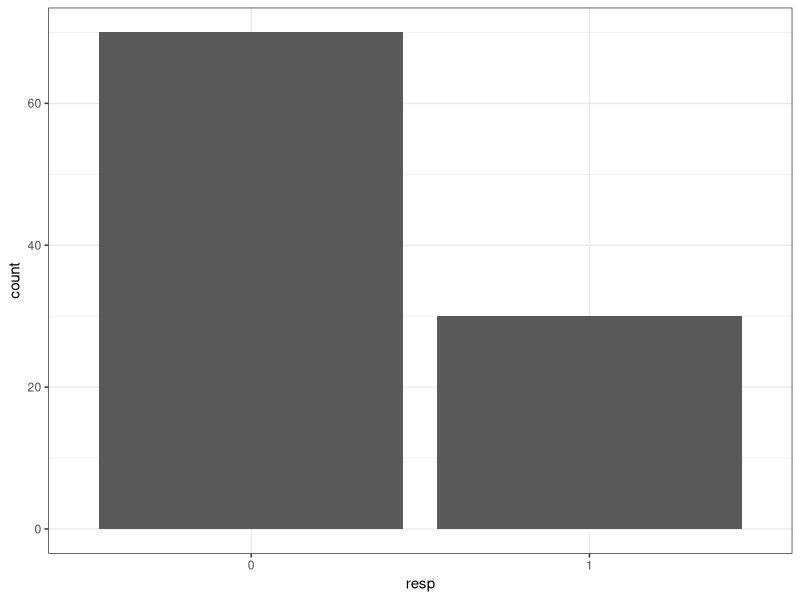
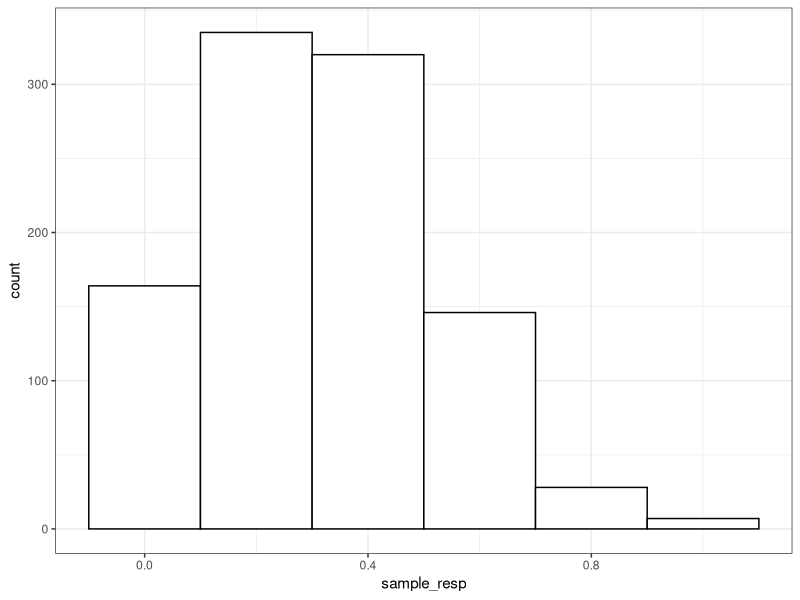
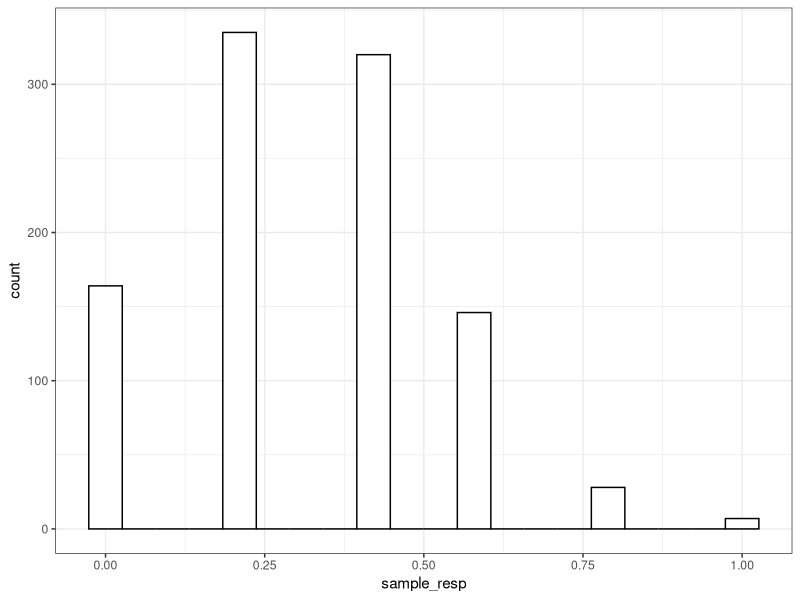
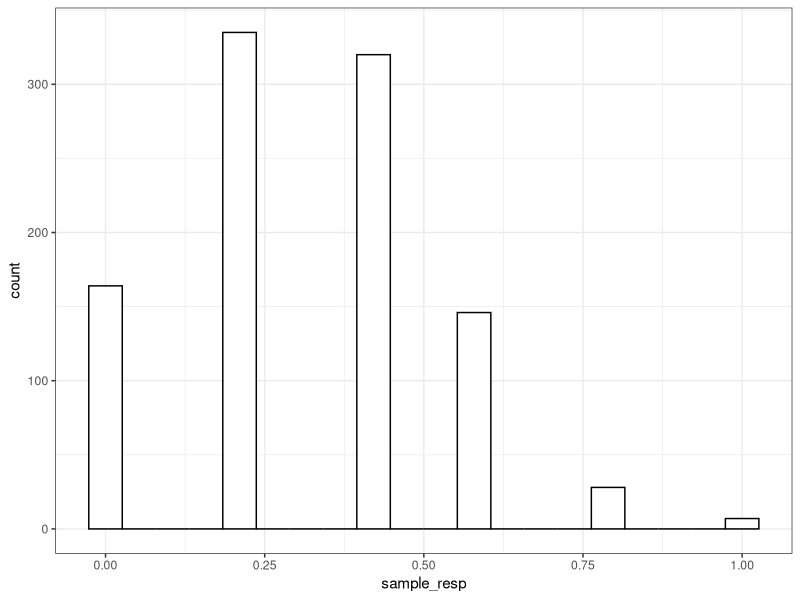
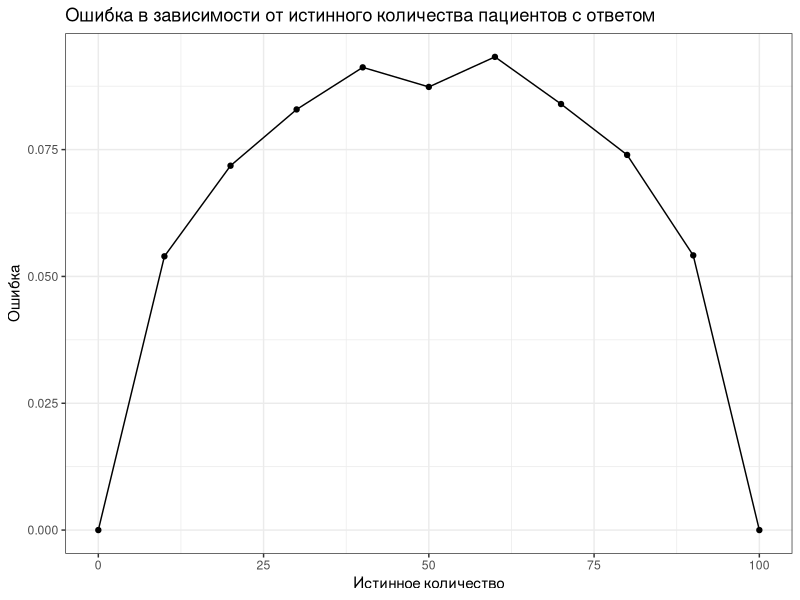

Generate these figures, in order, with R:
## ---- chunk 1
knitr::opts_chunk$set(echo = TRUE)

library(tidyverse)

## ---- chunk 2

df <- data.frame(resp = c(rep('1', 30), rep('0', 70))) #для начала возьмем 100 пациентов с ответов на терапию в 30% случаев, ответ это 1

ggplot(df, aes(x=resp)) +
  geom_bar() + 
  theme_bw()
## ---- chunk 3

true_resp <- df %>%
  filter(resp == "1") %>%
  summarise(true_resp = n() / nrow(df)) # Истинная доля пациетнов с ответом 

print(true_resp)
## ---- chunk 4

n_patients <- 5 # Количество добровольцев 

my_group_sample <- df %>% sample_n(5, replace = TRUE) # Результаты добровольцев

print(my_group_sample)

sample_resp <- my_group_sample %>% filter(resp == "1") %>%
  summarise(sample_resp <- n() / nrow(df)) 

print(sample_resp)

## ---- chunk 5
n_patients <- 5 # Количество добровольцев
n_repeats <- 1000 # Количество повторений эксперимента

df_all_repeats <- map_df(1:n_repeats, ~{
  df %>%
    sample_n(n_patients, replace = TRUE) %>% # Для каждой итерации выбираем 5 случайных строк
    mutate(n_exp = .x,   # Добавляем колонку с номером эксперимента
    id = row_number())
})

## ---- chunk 6

df_sample_mean <- df_all_repeats %>% 
  group_by(n_exp) %>% 
  summarise(
      sample_resp = mean(resp == "1"),  # Доля пациентов с '1' в семпле
      .groups = 'drop'  # Убираем группировку
    ) 


ggplot(df_sample_mean, aes(x = sample_resp)) +
  geom_histogram(color = 'black', fill = 'white', binwidth = 0.2) +
  theme_bw()
## ---- chunk 7

error5 <- sqrt( mean((df_sample_mean$sample_resp-true_resp$true_resp)^2) )
print(error5)

## ---- chunk 8
#сделаем функцию для подсчета ошибки по выборке
calculate_error <- function(n_repeats, n_patients, responders){
  df <- data.frame(resp = c(rep('1', responders), rep('0', 100-responders)))
  
  true_resp = responders/100
  
df_all_repeats <- map_df(1:n_repeats, ~{
    df %>%
      sample_n(n_patients, replace = TRUE) %>%  # Для каждой итерации выбираем X случайных строк
      mutate(n_exp = .x,   # Добавляем колонку с номером эксперимента
             id = row_number())
  })

  df_sample_mean <- df_all_repeats %>% 
    group_by(n_exp) %>% 
    summarise(
      sample_resp = mean(resp == "1"),  # Доля пациентов с '1' в семпле
      .groups = 'drop'  # Убираем группировку
    ) 

  error <- sqrt(mean((df_sample_mean$sample_resp - true_resp)^2)) 
  return(error)
}

calculate_error(1000, 5, 30)
## ---- chunk 9
n_patients <- 20 # Количество добровольцев
n_repeats <- 1000 # Количество повторений эксперимента
calculate_error(1000, 20, 30)

ggplot(df_sample_mean, aes(x = sample_resp)) +
  geom_histogram(color = 'black', fill = 'white', bins = 20) +
  theme_bw()
## ---- chunk 10
n_patients <- 80 # Количество добровольцев
n_repeats <- 1000 # Количество повторений эксперимента
calculate_error(1000, 80, 30)

ggplot(df_sample_mean, aes(x = sample_resp)) +
  geom_histogram(color = 'black', fill = 'white', bins = 20) +
  theme_bw()
## ---- chunk 11
true_resp_values <- seq(0, 100, by = 10)
error_results <- numeric(length(true_resp_values))
for (i in seq_along(true_resp_values)) {
  responders <- true_resp_values[i]
  
  # Вычисляем ошибку
  error_results[i] <- calculate_error(1000, 30, responders)
}
results_df <- data.frame(
  resp = true_resp_values,
  error = error_results
)
#print(error_results)
ggplot(results_df, aes(x = resp, y = error)) +
   geom_line() +                # Линия
   geom_point() +               # Точки
   labs(title = "Ошибка в зависимости от истинного количества пациентов с ответом",
       x = "Истинное количество",
       y = "Ошибка") +
  theme_bw()
